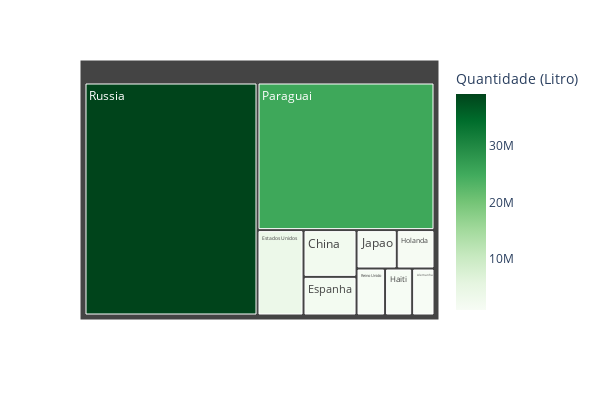

Notebook cell for this chart:
### Code cell
fig_acumulado_top_10_mercados_bar = px.treemap(
    data_frame = acumulado_top_10_mercados,
    path = ['pais'], 
    values = 'quantidade_exportacao',
    color='quantidade_exportacao',
    color_continuous_scale=px.colors.sequential.Greens,
    labels={
        'pais': 'País',
        'quantidade_exportacao': 'Quantidade (Litro)'
    }
)
fig_acumulado_top_10_mercados_bar.update_layout(
    title='',  
    showlegend=False, 
    width=600,
    height=400
)

### Figure 1 — Plotly figure (JSON) as saved in the notebook; plotly's stock layout.template omitted (floating-point values rounded to 4 significant figures)
{"data": [{"branchvalues": "total", "customdata": [[1020933], [2411701], [1993000], [3822251], [1238100], [1410166], [1502311], [25423559], [1305329], [39230153]], "domain": {"x": [0, 1], "y": [0, 1]}, "hovertemplate": "labels=%{label}<br>quantidade_exportacao_sum=%{value}<br>parent=%{parent}<br>id=%{id}<br>Quantidade (Litro)=%{color}<extra></extra>", "ids": ["Alemanha", "China", "Espanha", "Estados Unidos", "Haiti", "Holanda", "Japao", "Paraguai", "Reino Unido", "Russia"], "labels": ["Alemanha", "China", "Espanha", "Estados Unidos", "Haiti", "Holanda", "Japao", "Paraguai", "Reino Unido", "Russia"], "marker": {"coloraxis": "coloraxis", "colors": [1020933, 2411701, 1993000, 3822251, 1238100, 1410166, 1502311, 25423559, 1305329, 39230153]}, "name": "", "parents": ["", "", "", "", "", "", "", "", "", ""], "type": "treemap", "values": [1020933, 2411701, 1993000, 3822251, 1238100, 1410166, 1502311, 25423559, 1305329, 39230153]}], "layout": {"coloraxis": {"colorbar": {"title": {"text": "Quantidade (Litro)"}}, "colorscale": [[0, "rgb(247,252,245)"], [0.125, "rgb(229,245,224)"], [0.25, "rgb(199,233,192)"], [0.375, "rgb(161,217,155)"], [0.5, "rgb(116,196,118)"], [0.625, "rgb(65,171,93)"], [0.75, "rgb(35,139,69)"], [0.875, "rgb(0,109,44)"], [1, "rgb(0,68,27)"]]}, "height": 400, "legend": {"tracegroupgap": 0}, "margin": {"t": 60}, "showlegend": false, "title": {"text": ""}, "width": 600}}
